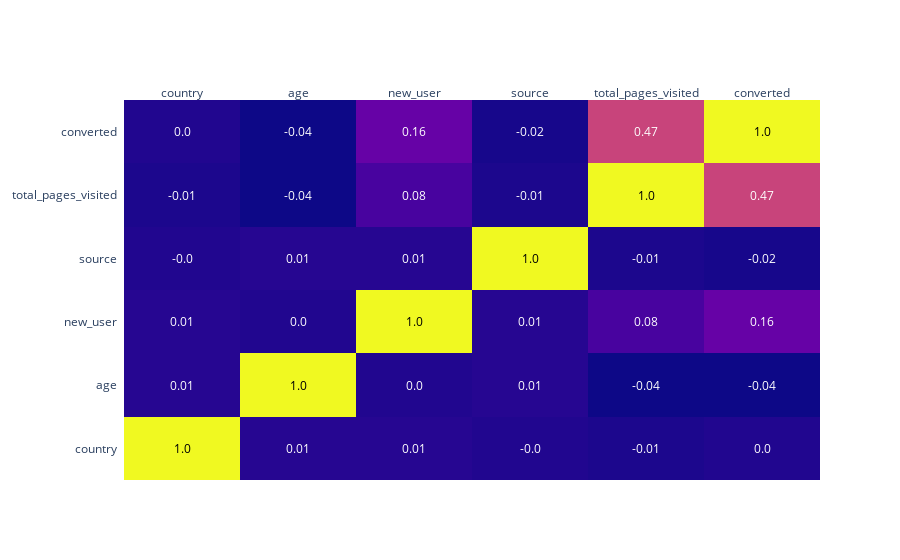

The notebook cell this image was saved under:
### Markdown cell above
Checking if there's no strong correlation within features (no colinearity). Visualize pairwise dependencies, thanks to a heatmap representation of a correlation matrix (Pearson) :

### Code cell
corr_matrix = data_sample.apply(lambda x : pd.factorize(x)[0]).corr().round(2)

fig = ff.create_annotated_heatmap(corr_matrix.values,
                                  x = corr_matrix.columns.tolist(),
                                  y = corr_matrix.index.tolist())

fig.show()

### Figure 1 — Plotly figure (JSON) as saved in the notebook; plotly's stock layout.template omitted (floating-point values rounded to 4 significant figures)
{"data": [{"colorscale": [[0, "#0d0887"], [0.1111, "#46039f"], [0.2222, "#7201a8"], [0.3333, "#9c179e"], [0.4444, "#bd3786"], [0.5556, "#d8576b"], [0.6667, "#ed7953"], [0.7778, "#fb9f3a"], [0.8889, "#fdca26"], [1, "#f0f921"]], "reversescale": false, "showscale": false, "type": "heatmap", "x": ["country", "age", "new_user", "source", "total_pages_visited", "converted"], "y": ["country", "age", "new_user", "source", "total_pages_visited", "converted"], "z": [[1, 0.01, 0.01, 0, -0.01, 0], [0.01, 1, 0, 0.01, -0.04, -0.04], [0.01, 0, 1, 0.01, 0.08, 0.16], [0, 0.01, 0.01, 1, -0.01, -0.02], [-0.01, -0.04, 0.08, -0.01, 1, 0.47], [0, -0.04, 0.16, -0.02, 0.47, 1]]}], "layout": {"annotations": [{"font": {"color": "#000000"}, "showarrow": false, "text": "1.0", "x": "country", "xref": "x", "y": "country", "yref": "y"}, {"font": {"color": "#FFFFFF"}, "showarrow": false, "text": "0.01", "x": "age", "xref": "x", "y": "country", "yref": "y"}, {"font": {"color": "#FFFFFF"}, "showarrow": false, "text": "0.01", "x": "new_user", "xref": "x", "y": "country", "yref": "y"}, {"font": {"color": "#FFFFFF"}, "showarrow": false, "text": "-0.0", "x": "source", "xref": "x", "y": "country", "yref": "y"}, {"font": {"color": "#FFFFFF"}, "showarrow": false, "text": "-0.01", "x": "total_pages_visited", "xref": "x", "y": "country", "yref": "y"}, {"font": {"color": "#FFFFFF"}, "showarrow": false, "text": "0.0", "x": "converted", "xref": "x", "y": "country", "yref": "y"}, {"font": {"color": "#FFFFFF"}, "showarrow": false, "text": "0.01", "x": "country", "xref": "x", "y": "age", "yref": "y"}, {"font": {"color": "#000000"}, "showarrow": false, "text": "1.0", "x": "age", "xref": "x", "y": "age", "yref": "y"}, {"font": {"color": "#FFFFFF"}, "showarrow": false, "text": "0.0", "x": "new_user", "xref": "x", "y": "age", "yref": "y"}, {"font": {"color": "#FFFFFF"}, "showarrow": false, "text": "0.01", "x": "source", "xref": "x", "y": "age", "yref": "y"}, {"font": {"color": "#FFFFFF"}, "showarrow": false, "text": "-0.04", "x": "total_pages_visited", "xref": "x", "y": "age", "yref": "y"}, {"font": {"color": "#FFFFFF"}, "showarrow": false, "text": "-0.04", "x": "converted", "xref": "x", "y": "age", "yref": "y"}, {"font": {"color": "#FFFFFF"}, "showarrow": false, "text": "0.01", "x": "country", "xref": "x", "y": "new_user", "yref": "y"}, {"font": {"color": "#FFFFFF"}, "showarrow": false, "text": "0.0", "x": "age", "xref": "x", "y": "new_user", "yref": "y"}, {"font": {"color": "#000000"}, "showarrow": false, "text": "1.0", "x": "new_user", "xref": "x", "y": "new_user", "yref": "y"}, {"font": {"color": "#FFFFFF"}, "showarrow": false, "text": "0.01", "x": "source", "xref": "x", "y": "new_user", "yref": "y"}, {"font": {"color": "#FFFFFF"}, "showarrow": false, "text": "0.08", "x": "total_pages_visited", "xref": "x", "y": "new_user", "yref": "y"}, {"font": {"color": "#FFFFFF"}, "showarrow": false, "text": "0.16", "x": "converted", "xref": "x", "y": "new_user", "yref": "y"}, {"font": {"color": "#FFFFFF"}, "showarrow": false, "text": "-0.0", "x": "country", "xref": "x", "y": "source", "yref": "y"}, {"font": {"color": "#FFFFFF"}, "showarrow": false, "text": "0.01", "x": "age", "xref": "x", "y": "source", "yref": "y"}, {"font": {"color": "#FFFFFF"}, "showarrow": false, "text": "0.01", "x": "new_user", "xref": "x", "y": "source", "yref": "y"}, {"font": {"color": "#000000"}, "showarrow": false, "text": "1.0", "x": "source", "xref": "x", "y": "source", "yref": "y"}, {"font": {"color": "#FFFFFF"}, "showarrow": false, "text": "-0.01", "x": "total_pages_visited", "xref": "x", "y": "source", "yref": "y"}, {"font": {"color": "#FFFFFF"}, "showarrow": false, "text": "-0.02", "x": "converted", "xref": "x", "y": "source", "yref": "y"}, {"font": {"color": "#FFFFFF"}, "showarrow": false, "text": "-0.01", "x": "country", "xref": "x", "y": "total_pages_visited", "yref": "y"}, {"font": {"color": "#FFFFFF"}, "showarrow": false, "text": "-0.04", "x": "age", "xref": "x", "y": "total_pages_visited", "yref": "y"}, {"font": {"color": "#FFFFFF"}, "showarrow": false, "text": "0.08", "x": "new_user", "xref": "x", "y": "total_pages_visited", "yref": "y"}, {"font": {"color": "#FFFFFF"}, "showarrow": false, "text": "-0.01", "x": "source", "xref": "x", "y": "total_pages_visited", "yref": "y"}, {"font": {"color": "#000000"}, "showarrow": false, "text": "1.0", "x": "total_pages_visited", "xref": "x", "y": "total_pages_visited", "yref": "y"}, {"font": {"color": "#FFFFFF"}, "showarrow": false, "text": "0.47", "x": "converted", "xref": "x", "y": "total_pages_visited", "yref": "y"}, {"font": {"color": "#FFFFFF"}, "showarrow": false, "text": "0.0", "x": "country", "xref": "x", "y": "converted", "yref": "y"}, {"font": {"color": "#FFFFFF"}, "showarrow": false, "text": "-0.04", "x": "age", "xref": "x", "y": "converted", "yref": "y"}, {"font": {"color": "#FFFFFF"}, "showarrow": false, "text": "0.16", "x": "new_user", "xref": "x", "y": "converted", "yref": "y"}, {"font": {"color": "#FFFFFF"}, "showarrow": false, "text": "-0.02", "x": "source", "xref": "x", "y": "converted", "yref": "y"}, {"font": {"color": "#FFFFFF"}, "showarrow": false, "text": "0.47", "x": "total_pages_visited", "xref": "x", "y": "converted", "yref": "y"}, {"font": {"color": "#000000"}, "showarrow": false, "text": "1.0", "x": "converted", "xref": "x", "y": "converted", "yref": "y"}], "xaxis": {"dtick": 1, "gridcolor": "rgb(0, 0, 0)", "side": "top", "ticks": ""}, "yaxis": {"dtick": 1, "ticks": "", "ticksuffix": "  "}}}
